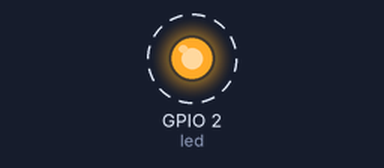
The program below on a simulated ESP32 board running MicroPython. Parts: output pins drawn as LEDs (lit = HIGH). Dashed ring = blinking. What the program prints to the serial console is not drawn. At 2.0 s the program stops and its outputs stay as they are.

Above: at 0.05 s.
Timing chart, 0 to 3.0 s (numbered marks = the images above):
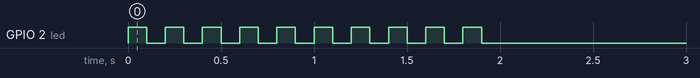

The program:

blink.py
```python
from machine import Pin
import time
led = Pin(2, Pin.OUT)  # LED integrado en muchas DevKit V1
for _ in range(10):
    led.value(1)
    time.sleep(0.1)
    led.value(0)
    time.sleep(0.1)
print("Blink ok")
```

Measured:
- by itself, GPIO 2 (led): alternates HIGH for 0.10 s and LOW for 0.10 s, 20 changes in all, then stays LOW
